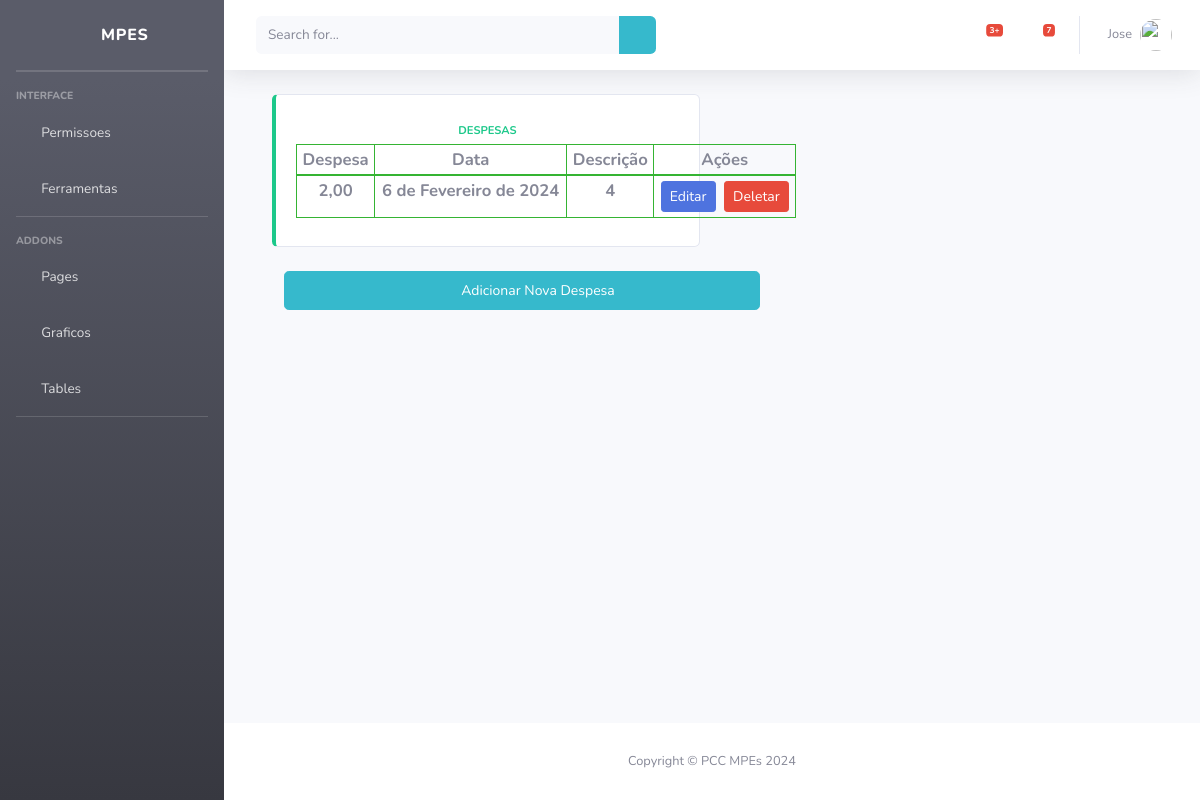
The page /despesas/ (signed in) on the database its author committed.
### despesas/models.py (models this page shows, shortened)
class Despesa(models.Model):
    despesa = models.DecimalField(max_digits=10, decimal_places=2)
    data = models.DateField()
    descricao = models.CharField(max_length=255)

### despesas/views.py (the view)
# urls.py: path("", listartudo, name="listar"),
@login_required
def listartudo(request):
    create_groups()
    user = request.user.username
    despesa = Despesa.objects.all()
    return render(request, "despesas/listartudo.html", {'despesa': despesa, 'user':user })

### MPEs/utils.py (called while the page is built)
def create_groups():
    if not Group.objects.exists():
        groupAdmin = Group(name='vendedor')
        groupAdmin.save()
        groupAdmin = Group(name='caixa')
        groupAdmin.save()
        groupAdmin = Group(name='funcionario')
        groupAdmin.save()
        groupAdmin = Group(name='administrador')
        groupAdmin.save()

### templates/despesas/listartudo.html (shortened to what this page needs)
{% extends 'base.html' %}
{% block content %}
<div class="container">
    <div class="row">
        <div class="col-xl-6 col-md-5 mb-4">
            <div class="card border-left-success h-100 py-2">
                <div class="card-body">
                    <div class="row no-gutters align-items-center">
                        <div class="col mr-2 text-center">
                            <div class="text-xs font-weight-bold text-success text-uppercase mb-1">
                                DESPESAS</div>
                            <div class="h5 mb-0 font-weight-bold text-gray-800">
                                <table class="table table-bordered table-sm">
                                    <thead class="thead-light">
                                        <tr>
                                            <td>Despesa</td>
                                            <td>Data</td>
                                            <td>Descrição</td>
                                            <td>Ações</td>
                                        </tr>
                                    </thead>
                                    <tbody>
                                        {% if despesa %}
                                            {% for despesas in despesa %}
                                                <tr>
                                                    <td>{{ despesas.despesa }}</td>
                                                    <td>{{ despesas.data }}</td>
                                                    <td>{{ despesas.descricao }}</td>
                                                    <td>
                                                        <a href="{% url 'atualizar' despesas.id %}" class="btn btn-primary btn-sm mr-1">Editar</a>
                                                        <a href="{% url 'confirmar' despesas.id %}" class="btn btn-danger btn-sm">Deletar</a>
                                                    </td>
                                                </tr>
                                            {% endfor %}
                                        {% endif %}
                                    </tbody>
                                </table>
                            </div>
                        </div>
                    </div>
                </div>
            </div>
        </div>
    </div>
    <div class="add">
        <div class="col text-center">
            <a href="{% url 'criar' %}" class="btn btn-info btn-icon-split btn-lg">
                <span class="text-white-50">
                    <i class="fas fa-plus"></i>
                </span>
                <span class="text">Adicionar Nova Despesa</span>
            </a>
        </div>
    </div>
</div>
{% endblock %}

### templates/topbar.html (shortened to what this page needs)
{% load static %}
<nav class="navbar navbar-expand navbar-light bg-white topbar mb-4 static-top shadow">
    <form
        class="d-none d-sm-inline-block form-inline mr-auto ml-md-3 my-2 my-md-0 mw-100 navbar-search">
        <div class="input-group">
            <input type="text" class="form-control bg-light border-0 small" placeholder="Search for..."
                aria-label="Search" aria-describedby="basic-addon2">
            <div class="input-group-append">
                <button class="btn bg-info" type="button">
                    <i class="fas fa-search fa-sm"></i>
                </button>
            </div>
        </div>
    </form>
    <ul class="navbar-nav ml-auto">
        <li class="nav-item dropdown no-arrow mx-1">
            <a class="nav-link dropdown-toggle" href="#" id="alertsDropdown" role="button"
                data-toggle="dropdown" aria-haspopup="true" aria-expanded="false">
                <i class="fas fa-bell fa-fw"></i>
                <span class="badge badge-danger badge-counter">3+</span>
            </a>
        </li>
        <li class="nav-item dropdown no-arrow mx-1">
            <a class="nav-link dropdown-toggle" href="#" id="messagesDropdown" role="button"
                data-toggle="dropdown" aria-haspopup="true" aria-expanded="false">
                <i class="fas fa-envelope fa-fw"></i>
                <span class="badge badge-danger badge-counter">7</span>
            </a>
        </li>
        <li class="nav-item dropdown no-arrow">
            <a class="nav-link dropdown-toggle" href="#" id="userDropdown" role="button"
                data-toggle="dropdown" aria-haspopup="true" aria-expanded="false">
                <span class="mr-2 d-none d-lg-inline text-gray-600 small">{{ user }}</span>
                <img class="img-profile rounded-circle"
                src="{% static 'img/undraw_profile.svg' %}">
        </a>
        </li>
    </ul>
</nav>

### templates/despesas/listartudo.html (style rules this page uses)
.table { width: 500px; font-size: smaller; margin: 0 auto; }
.table td, .table th { border: solid rgb(53, 180, 51) 1px; }
.btn-icon-split { width: 100%; }
.btn-icon-split span:first-child { width: 2rem; min-width: 2rem; font-size: 1.25rem; line-height: 1.5; text-align: center; vertical-align: middle; border-radius: 0.25rem 0 0 0.25rem; }
.btn-icon-split span:last-child { padding: 0.375rem 0.75rem; font-size: 0.875rem; line-height: 1.5; border-radius: 0 0.25rem 0.25rem 0; }
.add { width: 500px; }

### rows shown on the page
Despesa: despesa "2,00", data "6 de Fevereiro de 2024", descricao "4"

### other values the page prints
{{ user }} "Jose"
